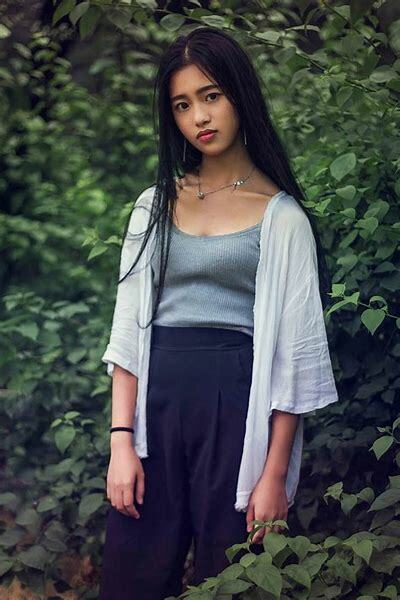
#> input picture 私货/Python_CV图形处理学习/imgs/target.jpg, 400 x 600 px
$ python '图像梯度.py'
#> lines starting #> are read from the running program, lines starting #| are printed output that depends on the picture
import numpy as np
import cv2 as cv
from matplotlib import pyplot as plt

img = cv.imread("imgs/target.jpg", 0)
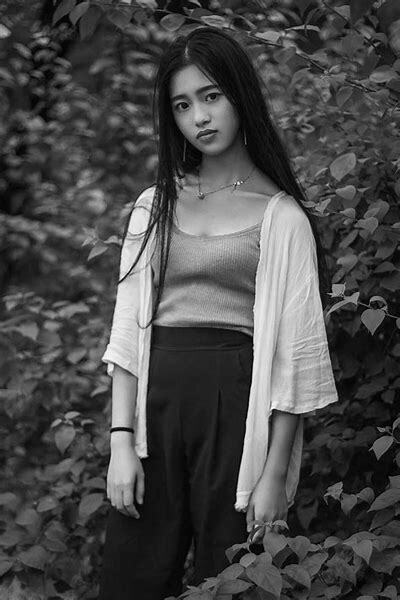
#> img: shape (600, 400); min 0, max 255, mean 72.4
laplacian = cv.Laplacian(img, cv.CV_64F)
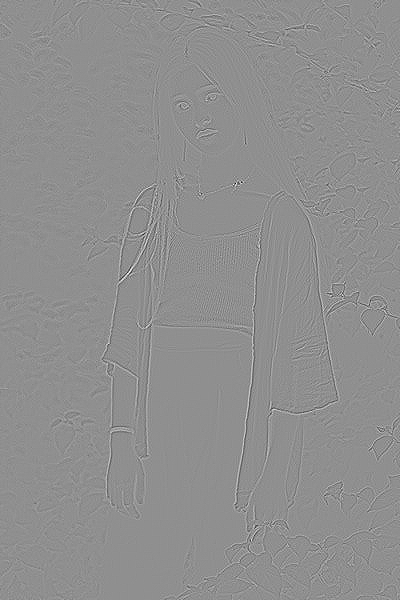
#> laplacian: shape (600, 400) float64; min -426, max 331, mean 0; drawn with min black and max white

sobelx = cv.Sobel(img, cv.CV_64F, 1, 0, ksize=5)
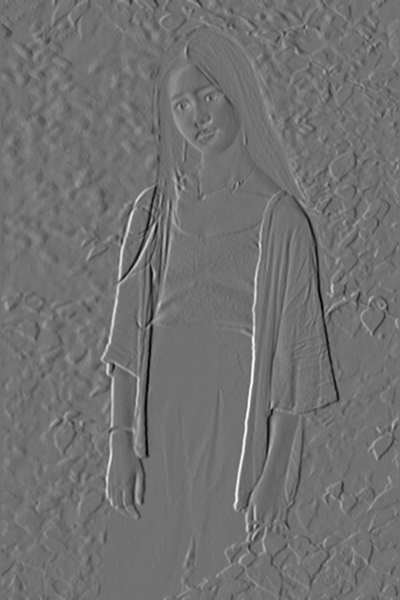
#> sobelx: shape (600, 400) float64; min -8571, max 10644, mean -2.6; drawn with min black and max white
sobely = cv.Sobel(img, cv.CV_64F, 0, 1, ksize=5)
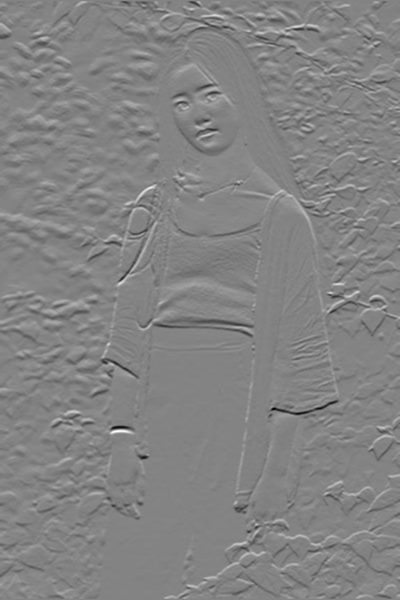
#> sobely: shape (600, 400) float64; min -9599, max 9002, mean -0.9; drawn with min black and max white

cv.imshow('img', img)
cv.imshow('lap', laplacian)
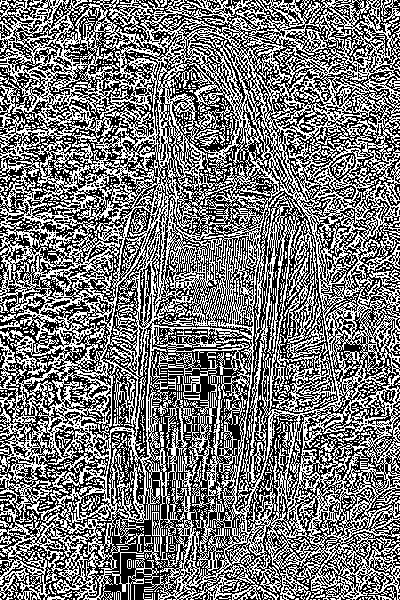
#> window 'lap': shape (600, 400); 46.9% white in thin lines or dots
cv.waitKey(0)
cv.destroyAllWindows()
